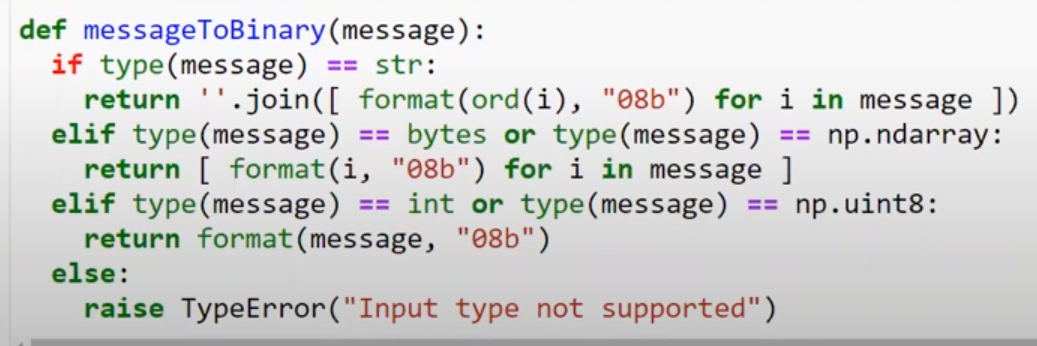
#> input picture Pytesseract OCR/py2.png, 1037 x 346 px
$ jupyter execute --allow-errors python.ipynb
#> lines starting #> are read from the running program, lines starting #| are printed output that depends on the picture; after the words box and inside, x2 and y2 are one past the last pixel; in counts of white or black regions, pixels touching at a corner belong together
[cell 1]
import pytesseract
import cv2
import matplotlib.pyplot as plt
import os

[cell 2]
pytesseract.pytesseract.tesseract_cmd = r'C:\Program Files\Teseract-OCR\tesseract.exe'

img = cv2.imread('./py2.png')
#> img is the input picture: shape (346, 1037, 3); mean B, G, R 210.3, 211.3, 210.7

[cell 3]
# Resize the image

img = cv2.resize(img,None,fx=0.5,fy=0.5)
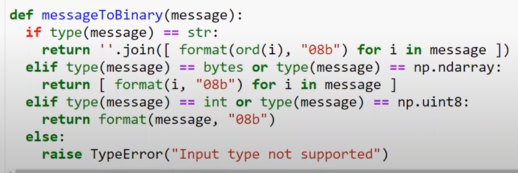
#> img: shape (173, 518, 3); mean B, G, R 210.4, 211.4, 210.8

# Convert image to grayscale

gray = cv2.cvtColor(img,cv2.COLOR_BGR2GRAY)
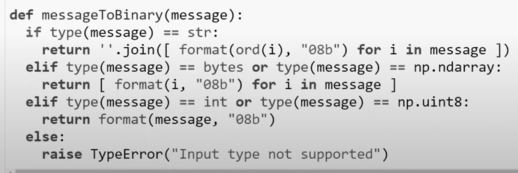
#> gray: shape (173, 518); min 8, max 254, mean 211.1

# Convert image to black and white (using adaptive threshold) if not good in lighting

adaptive_threshold = cv2.adaptiveThreshold(gray,255,cv2.ADAPTIVE_THRESH_GAUSSIAN_C,cv2.THRESH_BINARY,85,11)
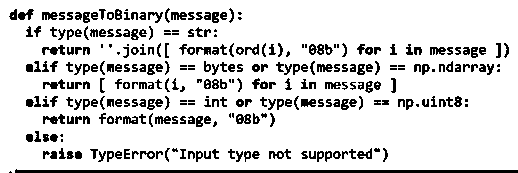
#> adaptive_threshold: shape (173, 518); 85.3% white; black in thin lines or dots

$ run again, with Pytesseract OCR/py.png copied over Pytesseract OCR/py2.png
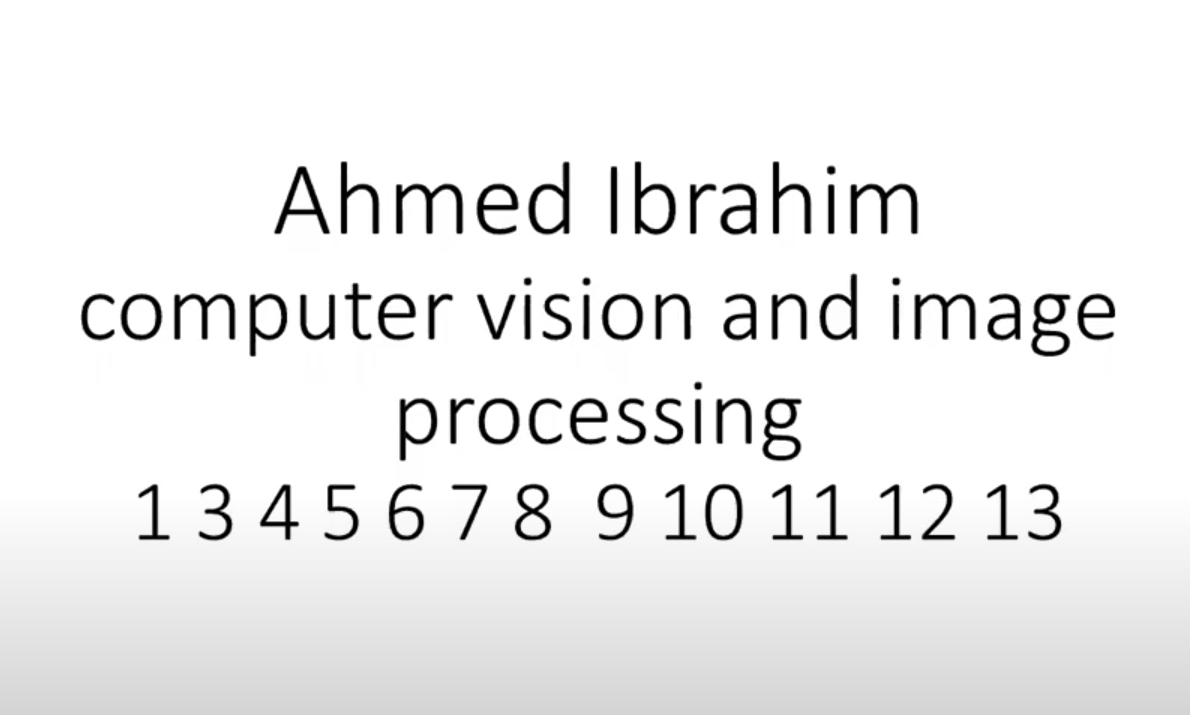
#> input picture Pytesseract OCR/py.png, 1190 x 715 px
#> img is the input picture: shape (715, 1190, 3); mean B, G, R 236.9, 236.9, 236.9
#> `img = cv2.resize(img,None,fx=0.5,fy=0.5)`:
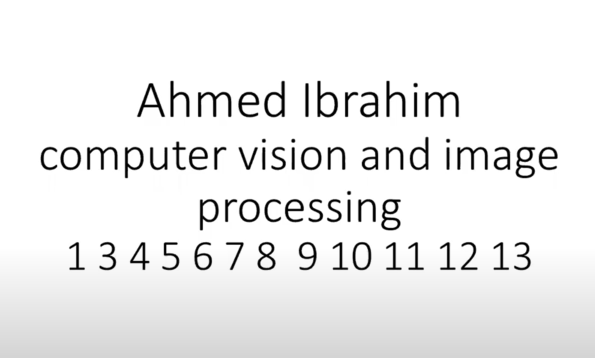
#> img: shape (358, 595, 3); min 0, max 255, mean 237
#> `adaptive_threshold = cv2.adaptiveThreshold(gray,255,cv2.ADAPTIVE_THRES..`:
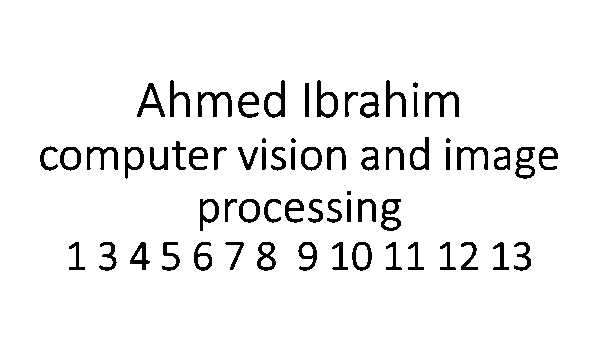
#> adaptive_threshold: shape (358, 595); 94.1% white; 65 black regions (4 under 20 px), largest, box (x1, y1, x2, y2) and area: (425, 91, 459, 117) 364, (198, 92, 232, 117) 359, (381, 199, 401, 231) 321
